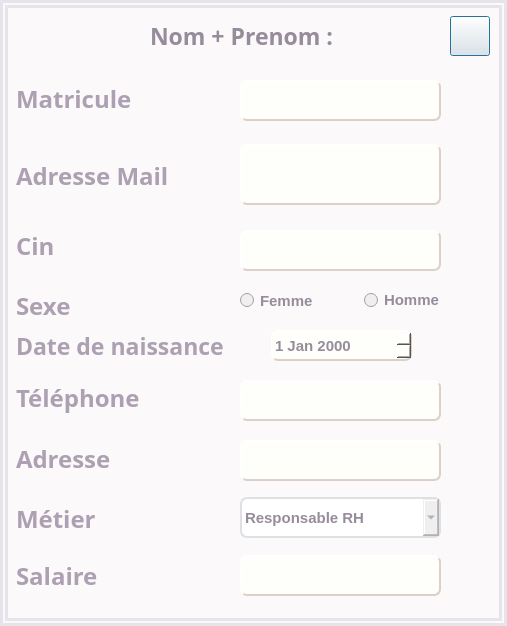
<?xml version="1.0" encoding="UTF-8"?>
<ui version="4.0">
 <class>DialogP</class>
 <widget class="QDialog" name="DialogP">
  <property name="geometry">
   <rect>
    <x>0</x>
    <y>0</y>
    <width>507</width>
    <height>626</height>
   </rect>
  </property>
  <property name="windowTitle">
   <string>Ahminy</string>
  </property>
  <property name="styleSheet">
   <string notr="true">#DialogP{ background: #fbf9f9;;border:8px double #e6e4ea;}
#titreafficherp{color:#968c9b;}
#telpersoL{color:#aca0b2;} 
#adressepersoL{color:#aca0b2;} 
#metierpersoL{color:#aca0b2;} 
#salairepersoL{color:#aca0b2;} 
#cinpersoL{color:#aca0b2;} 
#idpersoL{color:#aca0b2;} 
#mailpersoL{color:#aca0b2;} 
#sexepersoL{color:#aca0b2;} 
#dobpersoL{color:#aca0b2;} 
#cinperso{ 
color: #968c9b;
font-weight: bold;
font-size: 15px;
border: 2px outset #dcd0c9;
border-radius: 7px;
background-color: #fefefb;
  selection-background-color: #968c9b;
selection-color: #33457d;

}
#cinperso:hover{
border: 2px inset #dcd0c9;
background:#f3f2f7;
}
#mailperso{ 
color: #968c9b;
font-weight: bold;
font-size: 15px;
border: 2px outset #dcd0c9;
border-radius: 7px;
background-color: #fefefb;
  selection-background-color: #968c9b;
selection-color: #33457d;

}
#mailperso:hover{
border: 2px inset #dcd0c9;
background:#f3f2f7;
}
#idperso{ selection-color: #33457d;
color: #968c9b;
font-weight: bold;
font-size: 15px;
border: 2px outset #dcd0c9;
border-radius: 7px;
background-color: #fefefb;
  selection-background-color: #968c9b;
}
#idperso:hover{
border: 2px inset #dcd0c9;
background:#f3f2f7;
}
#mdpperso{ selection-color: #33457d;
color: #968c9b;
font-weight: bold;
font-size: 15px;
border: 2px outset #dcd0c9;
border-radius: 7px;
background-color: #fefefb;
  selection-background-color: #968c9b;
}
#mdpperso:hover{
border: 2px inset #dcd0c9;
background:#f3f2f7;
}
#femmeperso{ color:#968c9b;
font-weight: bold;
font-size: 15px;}
#hommeperso{color:#968c9b;
font-weight: bold;
font-size: 15px;}
#femmeperso::indicator::checked{border-image: url(:/images/femme.png);}

#hommeperso::indicator::checked{border-image: url(:/images/homme.png);}
#dobperso{color:#968c9b;
 selection-color:#56695b;
border: 2px outset #dcd0c9;
border-radius: 7px;
background: #fefefb;
selection-background-color: #968c9b;}
#numtelperso{ 
color: #968c9b;
font-weight: bold;
font-size: 15px;
border: 2px outset #dcd0c9;
border-radius: 7px;
background-color: #fefefb;
selection-background-color: #968c9b;
selection-color: #33457d;

}
#numtelperso:hover{
border: 2px inset #dcd0c9;
background:#f3f2f7;
}
#adresseperso{ selection-color: #33457d;
color:#968c9b;
font-weight: bold;
font-size: 15px;
border: 2px outset #dcd0c9;
border-radius: 7px;
background-color: #fefefb;
  selection-background-color: #968c9b;
}
#adresseperso:hover{
border: 2px inset #dcd0c9;
background:#f3f2f7;
}
#metierperso{ 
border: 2px solid #e0dfe5;
border-radius: 7px;
color:#968c9b;
font-weight: bold;
font-size: 15px;
}
#metierperso QAbstractItemView{ 
color: #968c9b;
font-weight: bold;
font-size: 15px;
selection-background-color: #968c9b;
selection-color:#425180;
}
#salaireperso{ selection-color: #33457d;
color:#968c9b;
font-weight: bold;
font-size: 15px;
border: 2px outset #dcd0c9;
border-radius: 7px;
background-color: #fefefb;
  selection-background-color:#968c9b;
}
#salaireperso:hover{
border: 2px inset #dcd0c9;
background:#f3f2f7;
}

</string>
  </property>
  <widget class="QLabel" name="cinpersoL">
   <property name="geometry">
    <rect>
     <x>16</x>
     <y>230</y>
     <width>81</width>
     <height>31</height>
    </rect>
   </property>
   <property name="font">
    <font>
     <family>Bell MT</family>
     <pointsize>18</pointsize>
     <weight>75</weight>
     <bold>true</bold>
    </font>
   </property>
   <property name="text">
    <string>Cin</string>
   </property>
  </widget>
  <widget class="QLabel" name="dobpersoL">
   <property name="geometry">
    <rect>
     <x>16</x>
     <y>330</y>
     <width>221</width>
     <height>31</height>
    </rect>
   </property>
   <property name="font">
    <font>
     <family>Bell MT</family>
     <pointsize>17</pointsize>
     <weight>75</weight>
     <bold>true</bold>
    </font>
   </property>
   <property name="text">
    <string>Date de naissance</string>
   </property>
  </widget>
  <widget class="QDateEdit" name="dobperso">
   <property name="geometry">
    <rect>
     <x>271</x>
     <y>330</y>
     <width>141</width>
     <height>31</height>
    </rect>
   </property>
   <property name="font">
    <font>
     <pointsize>11</pointsize>
     <weight>75</weight>
     <bold>true</bold>
     <kerning>true</kerning>
    </font>
   </property>
  </widget>
  <widget class="QLabel" name="mailpersoL">
   <property name="geometry">
    <rect>
     <x>16</x>
     <y>160</y>
     <width>191</width>
     <height>31</height>
    </rect>
   </property>
   <property name="font">
    <font>
     <family>Bell MT</family>
     <pointsize>18</pointsize>
     <weight>75</weight>
     <bold>true</bold>
    </font>
   </property>
   <property name="text">
    <string>Adresse Mail</string>
   </property>
  </widget>
  <widget class="QLineEdit" name="idperso">
   <property name="geometry">
    <rect>
     <x>240</x>
     <y>80</y>
     <width>201</width>
     <height>41</height>
    </rect>
   </property>
   <property name="readOnly">
    <bool>true</bool>
   </property>
  </widget>
  <widget class="QRadioButton" name="hommeperso">
   <property name="enabled">
    <bool>false</bool>
   </property>
   <property name="geometry">
    <rect>
     <x>364</x>
     <y>290</y>
     <width>97</width>
     <height>20</height>
    </rect>
   </property>
   <property name="text">
    <string>Homme</string>
   </property>
   <property name="checkable">
    <bool>true</bool>
   </property>
  </widget>
  <widget class="QLabel" name="titreafficherp">
   <property name="geometry">
    <rect>
     <x>150</x>
     <y>20</y>
     <width>261</width>
     <height>31</height>
    </rect>
   </property>
   <property name="font">
    <font>
     <family>Bell MT</family>
     <pointsize>17</pointsize>
     <weight>75</weight>
     <bold>true</bold>
     <underline>false</underline>
    </font>
   </property>
   <property name="text">
    <string>Nom + Prenom :</string>
   </property>
  </widget>
  <widget class="QLabel" name="sexepersoL">
   <property name="geometry">
    <rect>
     <x>16</x>
     <y>290</y>
     <width>81</width>
     <height>31</height>
    </rect>
   </property>
   <property name="font">
    <font>
     <family>Bell MT</family>
     <pointsize>18</pointsize>
     <weight>75</weight>
     <bold>true</bold>
    </font>
   </property>
   <property name="text">
    <string>Sexe</string>
   </property>
  </widget>
  <widget class="QLineEdit" name="cinperso">
   <property name="enabled">
    <bool>true</bool>
   </property>
   <property name="geometry">
    <rect>
     <x>240</x>
     <y>230</y>
     <width>201</width>
     <height>41</height>
    </rect>
   </property>
   <property name="readOnly">
    <bool>true</bool>
   </property>
  </widget>
  <widget class="QLabel" name="idpersoL">
   <property name="geometry">
    <rect>
     <x>16</x>
     <y>83</y>
     <width>151</width>
     <height>31</height>
    </rect>
   </property>
   <property name="font">
    <font>
     <family>Bell MT</family>
     <pointsize>18</pointsize>
     <weight>75</weight>
     <bold>true</bold>
    </font>
   </property>
   <property name="text">
    <string>Matricule</string>
   </property>
  </widget>
  <widget class="QRadioButton" name="femmeperso">
   <property name="enabled">
    <bool>false</bool>
   </property>
   <property name="geometry">
    <rect>
     <x>240</x>
     <y>290</y>
     <width>81</width>
     <height>21</height>
    </rect>
   </property>
   <property name="text">
    <string>Femme</string>
   </property>
   <property name="iconSize">
    <size>
     <width>20</width>
     <height>20</height>
    </size>
   </property>
   <property name="checkable">
    <bool>true</bool>
   </property>
  </widget>
  <widget class="QLabel" name="salairepersoL">
   <property name="geometry">
    <rect>
     <x>16</x>
     <y>560</y>
     <width>131</width>
     <height>31</height>
    </rect>
   </property>
   <property name="font">
    <font>
     <family>Bell MT</family>
     <pointsize>18</pointsize>
     <weight>75</weight>
     <bold>true</bold>
    </font>
   </property>
   <property name="text">
    <string>Salaire</string>
   </property>
  </widget>
  <widget class="QLabel" name="metierpersoL">
   <property name="geometry">
    <rect>
     <x>16</x>
     <y>503</y>
     <width>131</width>
     <height>31</height>
    </rect>
   </property>
   <property name="font">
    <font>
     <family>Bell MT</family>
     <pointsize>18</pointsize>
     <weight>75</weight>
     <bold>true</bold>
    </font>
   </property>
   <property name="text">
    <string>Métier</string>
   </property>
  </widget>
  <widget class="QLineEdit" name="salaireperso">
   <property name="enabled">
    <bool>false</bool>
   </property>
   <property name="geometry">
    <rect>
     <x>240</x>
     <y>555</y>
     <width>201</width>
     <height>41</height>
    </rect>
   </property>
   <property name="readOnly">
    <bool>true</bool>
   </property>
  </widget>
  <widget class="QLabel" name="telpersoL">
   <property name="geometry">
    <rect>
     <x>16</x>
     <y>382</y>
     <width>151</width>
     <height>31</height>
    </rect>
   </property>
   <property name="font">
    <font>
     <family>Bell MT</family>
     <pointsize>18</pointsize>
     <weight>75</weight>
     <bold>true</bold>
    </font>
   </property>
   <property name="text">
    <string>Téléphone</string>
   </property>
  </widget>
  <widget class="QLineEdit" name="adresseperso">
   <property name="geometry">
    <rect>
     <x>240</x>
     <y>440</y>
     <width>201</width>
     <height>41</height>
    </rect>
   </property>
   <property name="readOnly">
    <bool>true</bool>
   </property>
  </widget>
  <widget class="QLineEdit" name="numtelperso">
   <property name="geometry">
    <rect>
     <x>240</x>
     <y>380</y>
     <width>201</width>
     <height>41</height>
    </rect>
   </property>
   <property name="readOnly">
    <bool>true</bool>
   </property>
  </widget>
  <widget class="QLabel" name="adressepersoL">
   <property name="geometry">
    <rect>
     <x>16</x>
     <y>443</y>
     <width>121</width>
     <height>31</height>
    </rect>
   </property>
   <property name="font">
    <font>
     <family>Bell MT</family>
     <pointsize>18</pointsize>
     <weight>75</weight>
     <bold>true</bold>
    </font>
   </property>
   <property name="text">
    <string>Adresse</string>
   </property>
  </widget>
  <widget class="QComboBox" name="metierperso">
   <property name="enabled">
    <bool>false</bool>
   </property>
   <property name="geometry">
    <rect>
     <x>240</x>
     <y>497</y>
     <width>201</width>
     <height>41</height>
    </rect>
   </property>
   <item>
    <property name="text">
     <string>Responsable RH</string>
    </property>
   </item>
   <item>
    <property name="text">
     <string>Receptionniste</string>
    </property>
   </item>
   <item>
    <property name="text">
     <string>Medecin</string>
    </property>
   </item>
   <item>
    <property name="text">
     <string>Tresorier</string>
    </property>
   </item>
   <item>
    <property name="text">
     <string>Gestionnaire De Stock</string>
    </property>
   </item>
  </widget>
  <widget class="QTextEdit" name="mailperso">
   <property name="enabled">
    <bool>true</bool>
   </property>
   <property name="geometry">
    <rect>
     <x>240</x>
     <y>144</y>
     <width>201</width>
     <height>61</height>
    </rect>
   </property>
   <property name="readOnly">
    <bool>true</bool>
   </property>
  </widget>
  <widget class="QPushButton" name="closeafficherperso">
   <property name="geometry">
    <rect>
     <x>450</x>
     <y>16</y>
     <width>40</width>
     <height>40</height>
    </rect>
   </property>
   <property name="styleSheet">
    <string notr="true">#closeafficherperso{
border-image: url(:/images/closep1.png);
}
#closeafficherperso:hover{
border-image: url(:/images/closep2.png);
}
#closeafficherperso:pressed{
border-image: url(:/images/closep2.png);
}</string>
   </property>
   <property name="text">
    <string/>
   </property>
  </widget>
 </widget>
 <resources/>
 <connections/>
</ui>
